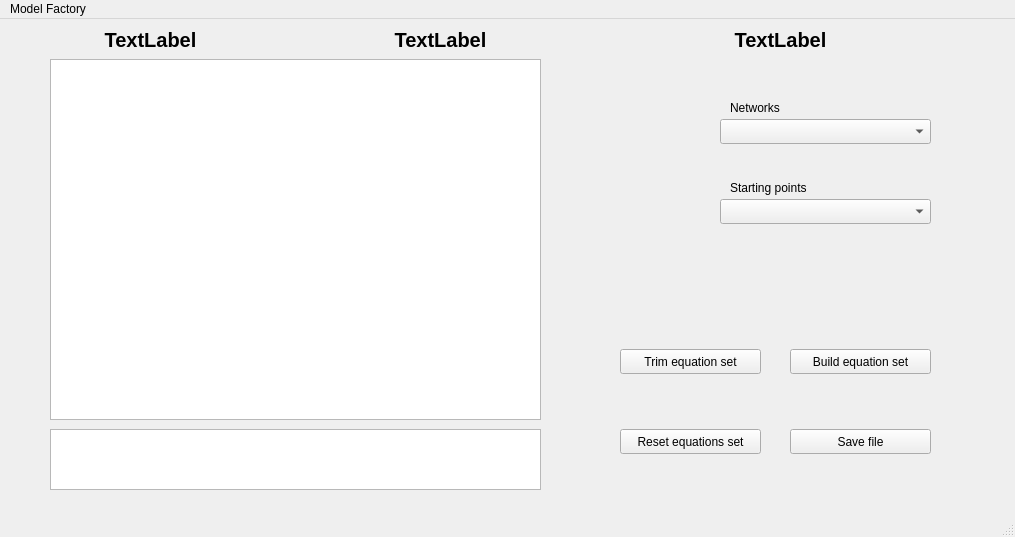
<?xml version="1.0" encoding="UTF-8"?>
<ui version="4.0">
 <class>MainWindow</class>
 <widget class="QMainWindow" name="MainWindow">
  <property name="geometry">
   <rect>
    <x>0</x>
    <y>0</y>
    <width>1015</width>
    <height>537</height>
   </rect>
  </property>
  <property name="windowTitle">
   <string>MainWindow</string>
  </property>
  <widget class="QWidget" name="centralwidget">
   <widget class="QTextBrowser" name="message_box">
    <property name="geometry">
     <rect>
      <x>50</x>
      <y>410</y>
      <width>491</width>
      <height>61</height>
     </rect>
    </property>
   </widget>
   <widget class="QComboBox" name="select_starting_variables">
    <property name="geometry">
     <rect>
      <x>720</x>
      <y>180</y>
      <width>211</width>
      <height>25</height>
     </rect>
    </property>
   </widget>
   <widget class="QLabel" name="ontology_name_label">
    <property name="geometry">
     <rect>
      <x>0</x>
      <y>0</y>
      <width>301</width>
      <height>41</height>
     </rect>
    </property>
    <property name="font">
     <font>
      <pointsize>15</pointsize>
      <weight>75</weight>
      <bold>true</bold>
      <kerning>true</kerning>
     </font>
    </property>
    <property name="text">
     <string>TextLabel</string>
    </property>
    <property name="alignment">
     <set>Qt::AlignCenter</set>
    </property>
   </widget>
   <widget class="QLabel" name="model_name_label">
    <property name="geometry">
     <rect>
      <x>290</x>
      <y>0</y>
      <width>301</width>
      <height>41</height>
     </rect>
    </property>
    <property name="font">
     <font>
      <pointsize>15</pointsize>
      <weight>75</weight>
      <bold>true</bold>
      <kerning>true</kerning>
     </font>
    </property>
    <property name="text">
     <string>TextLabel</string>
    </property>
    <property name="alignment">
     <set>Qt::AlignCenter</set>
    </property>
   </widget>
   <widget class="QPushButton" name="save_model_button">
    <property name="geometry">
     <rect>
      <x>790</x>
      <y>410</y>
      <width>141</width>
      <height>25</height>
     </rect>
    </property>
    <property name="text">
     <string>Save file</string>
    </property>
   </widget>
   <widget class="QLabel" name="label">
    <property name="geometry">
     <rect>
      <x>730</x>
      <y>160</y>
      <width>131</width>
      <height>17</height>
     </rect>
    </property>
    <property name="text">
     <string>Starting points</string>
    </property>
   </widget>
   <widget class="QGraphicsView" name="display_topology">
    <property name="geometry">
     <rect>
      <x>50</x>
      <y>40</y>
      <width>491</width>
      <height>361</height>
     </rect>
    </property>
   </widget>
   <widget class="QPushButton" name="build_equation_set_button">
    <property name="geometry">
     <rect>
      <x>790</x>
      <y>330</y>
      <width>141</width>
      <height>25</height>
     </rect>
    </property>
    <property name="text">
     <string>Build equation set</string>
    </property>
   </widget>
   <widget class="QLabel" name="Networklabel">
    <property name="geometry">
     <rect>
      <x>730</x>
      <y>80</y>
      <width>131</width>
      <height>17</height>
     </rect>
    </property>
    <property name="text">
     <string>Networks</string>
    </property>
   </widget>
   <widget class="QComboBox" name="select_network">
    <property name="geometry">
     <rect>
      <x>720</x>
      <y>100</y>
      <width>211</width>
      <height>25</height>
     </rect>
    </property>
   </widget>
   <widget class="QLabel" name="case_name_label">
    <property name="geometry">
     <rect>
      <x>630</x>
      <y>0</y>
      <width>301</width>
      <height>41</height>
     </rect>
    </property>
    <property name="font">
     <font>
      <pointsize>15</pointsize>
      <weight>75</weight>
      <bold>true</bold>
      <kerning>true</kerning>
     </font>
    </property>
    <property name="text">
     <string>TextLabel</string>
    </property>
    <property name="alignment">
     <set>Qt::AlignCenter</set>
    </property>
   </widget>
   <widget class="QPushButton" name="reset">
    <property name="geometry">
     <rect>
      <x>620</x>
      <y>410</y>
      <width>141</width>
      <height>25</height>
     </rect>
    </property>
    <property name="text">
     <string>Reset equations set</string>
    </property>
   </widget>
   <widget class="QPushButton" name="trim_set">
    <property name="geometry">
     <rect>
      <x>620</x>
      <y>330</y>
      <width>141</width>
      <height>25</height>
     </rect>
    </property>
    <property name="text">
     <string>Trim equation set</string>
    </property>
   </widget>
  </widget>
  <widget class="QMenuBar" name="menubar">
   <property name="geometry">
    <rect>
     <x>0</x>
     <y>0</y>
     <width>1015</width>
     <height>22</height>
    </rect>
   </property>
   <widget class="QMenu" name="menuModel_Factory">
    <property name="title">
     <string>Model Factory</string>
    </property>
    <addaction name="actionInitialise"/>
   </widget>
   <addaction name="menuModel_Factory"/>
  </widget>
  <widget class="QStatusBar" name="statusbar"/>
  <action name="actionInitialise">
   <property name="text">
    <string>Initialise</string>
   </property>
  </action>
 </widget>
 <resources/>
 <connections/>
</ui>
